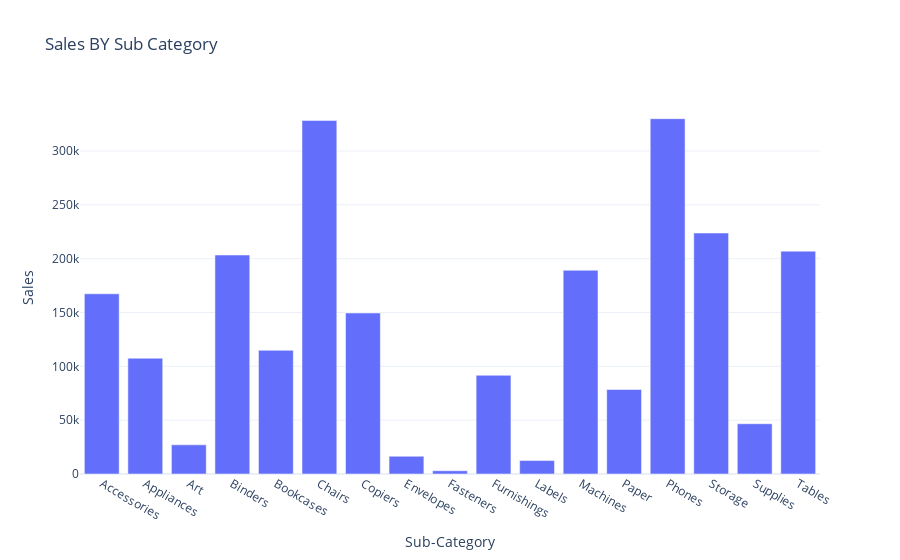

Notebook cell for this chart:
### Code cell
fig=px.bar(sales_by_subcategory, x='Sub-Category', y= 'Sales', title="Sales BY Sub Category")
fig.show()

### Figure 1 — Plotly figure (JSON) as saved in the notebook; plotly's stock layout.template omitted (floating-point values rounded to 4 significant figures)
{"data": [{"hovertemplate": "Sub-Category=%{x}<br>Sales=%{y}<extra></extra>", "legendgroup": "", "marker": {"color": "#636efa", "pattern": {"shape": ""}}, "name": "", "orientation": "v", "showlegend": false, "textposition": "auto", "type": "bar", "x": ["Accessories", "Appliances", "Art", "Binders", "Bookcases", "Chairs", "Copiers", "Envelopes", "Fasteners", "Furnishings", "Labels", "Machines", "Paper", "Phones", "Storage", "Supplies", "Tables"], "xaxis": "x", "y": [167400.0, 107500.0, 27120.0, 203400.0, 114900.0, 328400.0, 149500.0, 16480.0, 3024.0, 91710.0, 12490.0, 189200.0, 78480.0, 330000.0, 223800.0, 46670.0, 207000.0], "yaxis": "y"}], "layout": {"barmode": "relative", "legend": {"tracegroupgap": 0}, "title": {"text": "Sales BY Sub Category"}, "xaxis": {"anchor": "y", "domain": [0, 1], "title": {"text": "Sub-Category"}}, "yaxis": {"anchor": "x", "domain": [0, 1], "title": {"text": "Sales"}}}}
